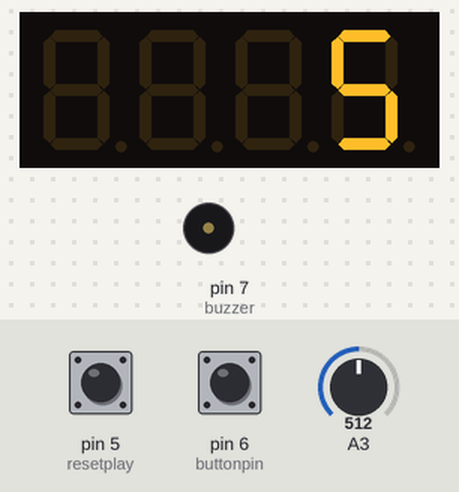
Bench run of a sketch on a simulated Arduino Uno, built with avr-gcc and run on an emulated ATmega328P. On the bench: 4-digit seven-segment display, buzzer (waves = sounding, pin HIGH). The inputs (shaded band) are chosen by the test bench; at power-on: pin 6 (buttonpin) HIGH, pin 5 (resetplay) HIGH, A3 = 512.

Above: at 2.2 s.
2.3 s: pin 6 (buttonpin) pulled LOW for 3.2 s
At 5.0 s:
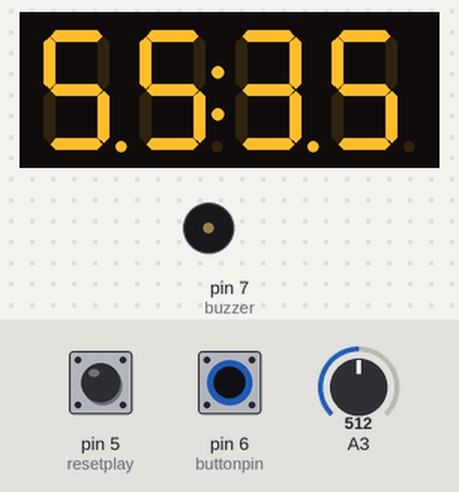
7.0 s: pin 5 (resetplay) pulled LOW for 1 s
At 9.1 s:
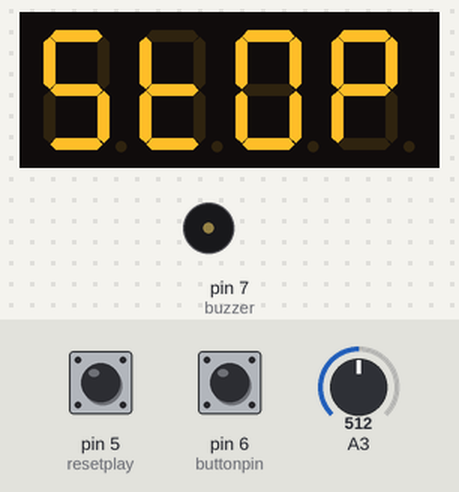
9.5 s: pin 6 (buttonpin) pulled LOW for 0.15 s
At 10.3 s:
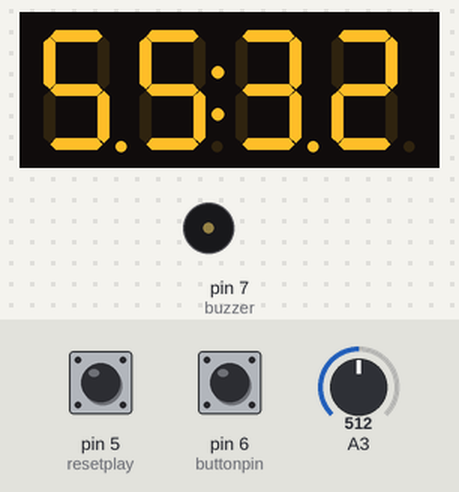
Timing chart, 0 to 12.5 s (numbered marks = the images above; inputs shaded):
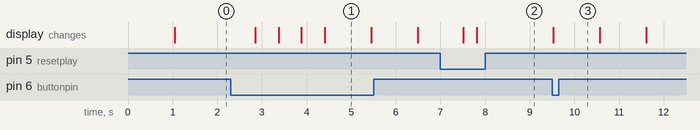

Measured:
- after the input at 2.3 s, the display: first changes after 0.56 s (image 1 shows a later state)
- after the input at 9.5 s, the display: changes at once (image 3)
- what the display in image 1 shows lasts 1.1 s, from 4.4 s to 5.5 s

The sketch:

FinalProj7seg.ino
```cpp
#include <TM1637Display.h>
#define CLK 2
#define DIO 3
#define NOTE_B0  31
#define NOTE_C1  33
#define NOTE_CS1 35
#define NOTE_D1  37
#define NOTE_DS1 39
#define NOTE_E1  41
#define NOTE_F1  44
#define NOTE_FS1 46
#define NOTE_G1  49
#define NOTE_GS1 52
#define NOTE_A1  55
#define NOTE_AS1 58
#define NOTE_B1  62
#define NOTE_C2  65
#define NOTE_CS2 69
#define NOTE_D2  73
#define NOTE_DS2 78
#define NOTE_E2  82
#define NOTE_F2  87
#define NOTE_FS2 93
#define NOTE_G2  98
#define NOTE_GS2 104
#define NOTE_A2  110
#define NOTE_AS2 117
#define NOTE_B2  123
#define NOTE_C3  131
#define NOTE_CS3 139
#define NOTE_D3  147
#define NOTE_DS3 156
#define NOTE_E3  165
#define NOTE_F3  175
#define NOTE_FS3 185
#define NOTE_G3  196
#define NOTE_GS3 208
#define NOTE_A3  220
#define NOTE_AS3 233
#define NOTE_B3  247
#define NOTE_C4  262
#define NOTE_CS4 277
#define NOTE_D4  294
#define NOTE_DS4 311
#define NOTE_E4  330
#define NOTE_F4  349
#define NOTE_FS4 370
#define NOTE_G4  392
#define NOTE_GS4 415
#define NOTE_A4  440
#define NOTE_AS4 466
#define NOTE_B4  494
#define NOTE_C5  523
#define NOTE_CS5 554
#define NOTE_D5  587
#define NOTE_DS5 622
#define NOTE_E5  659
#define NOTE_F5  698
#define NOTE_FS5 740
#define NOTE_G5  784
#define NOTE_GS5 831
#define NOTE_A5  880
#define NOTE_AS5 932
#define NOTE_B5  988
#define NOTE_C6  1047
#define NOTE_CS6 1109
#define NOTE_D6  1175
#define NOTE_DS6 1245
#define NOTE_E6  1319
#define NOTE_F6  1397
#define NOTE_FS6 1480
#define NOTE_G6  1568
#define NOTE_GS6 1661
#define NOTE_A6  1760
#define NOTE_AS6 1865
#define NOTE_B6  1976
#define NOTE_C7  2093
#define NOTE_CS7 2217
#define NOTE_D7  2349
#define NOTE_DS7 2489
#define NOTE_E7  2637
#define NOTE_F7  2794
#define NOTE_FS7 2960
#define NOTE_G7  3136
#define NOTE_GS7 3322
#define NOTE_A7  3520
#define NOTE_AS7 3729
#define NOTE_B7  3951
#define NOTE_C8  4186
#define NOTE_CS8 4435
#define NOTE_D8  4699
#define NOTE_DS8 4978"
int melody[] = {
  NOTE_A4, 0, NOTE_A4, NOTE_A4,
  NOTE_C5, 0, NOTE_AS4, NOTE_A4,
  NOTE_G4,0, NOTE_G4, NOTE_AS5,
  NOTE_A5, NOTE_AS5, NOTE_A5, NOTE_AS5,
  NOTE_G4,0, NOTE_G4, NOTE_AS5,
  NOTE_A5, NOTE_AS5, NOTE_A5, NOTE_AS5,
  NOTE_AS4, NOTE_AS4, NOTE_AS4, NOTE_AS4,
  NOTE_AS4, NOTE_AS4, NOTE_AS4, NOTE_AS4,
  NOTE_AS4, NOTE_AS4, NOTE_AS4, NOTE_AS4,
  NOTE_AS4, NOTE_AS4, NOTE_AS4, NOTE_AS4,
  NOTE_AS4, NOTE_AS4, NOTE_AS4, NOTE_AS4,
  NOTE_D5, NOTE_D5, NOTE_D5, NOTE_D5,
  NOTE_C5, NOTE_C5, NOTE_C5, NOTE_C5,
  NOTE_F5, NOTE_F5, NOTE_F5, NOTE_F5,
  NOTE_G5, NOTE_G5, NOTE_G5, NOTE_G5,
  NOTE_G5, NOTE_G5, NOTE_G5, NOTE_G5,
  NOTE_G5, NOTE_G5, NOTE_G5, NOTE_G5,
  NOTE_C5, NOTE_AS4, NOTE_A4, NOTE_F4,
  NOTE_G4, 0, NOTE_G4, NOTE_D5,
  NOTE_C5, 0, NOTE_AS4, 0,
  NOTE_A4, 0, NOTE_A4, NOTE_A4,
  NOTE_C5, 0, NOTE_AS4, NOTE_A4,
  NOTE_G4,0, NOTE_G4, NOTE_AS5,
  NOTE_A5, NOTE_AS5, NOTE_A5, NOTE_AS5,
  NOTE_G4,0, NOTE_G4, NOTE_AS5,
  NOTE_A5, NOTE_AS5, NOTE_A5, NOTE_AS5,
  NOTE_G4, 0, NOTE_G4, NOTE_D5,
  NOTE_C5, 0, NOTE_AS4, 0,
  NOTE_A4, 0, NOTE_A4, NOTE_A4,
  NOTE_C5, 0, NOTE_AS4, NOTE_A4,
  NOTE_G4,0, NOTE_G4, NOTE_AS5,
  NOTE_A5, NOTE_AS5, NOTE_A5, NOTE_AS5,
  NOTE_G4,0, NOTE_G4, NOTE_AS5,
  NOTE_A5, NOTE_AS5, NOTE_A5, NOTE_AS5
 };
// note durations: 4 = quarter note, 8 = eighth note, etc.:
int noteDurations[] = {
  4,4,4,4,
  4,4,4,4,
  4,4,4,4,
  4,4,4,4,
  4,4,4,4,
  4,4,4,4,
  4,4,4,4,
  4,4,4,4,
  4,4,4,4,
  4,4,4,4,
  4,4,4,4,
  4,4,4,4,
  4,4,4,4,
  4,4,4,4,
  4,4,4,4,
  4,4,4,4,
  4,4,4,4,
  4,4,4,4,
  4,4,4,4,
  4,4,4,4,
  4,4,4,4,
  4,4,4,4,
  4,4,4,4,
  4,4,4,4,
  4,4,4,4,
  4,4,4,4,
  4,4,4,4,
  4,4,4,4,
  4,4,4,4,
  4,4,4,4,
  4,4,4,4,
  4,4,4,4,
  4,4,4,4,
  };
const int buttonpin = 6;
const int resetplay = 5;
  const int buzzer= 7;
int preset = 0;
int saves[5];
int i =4;
int digit;
int mins,secs,minsdisplay, secsdisplay;
int totaltiming;
TM1637Display display = TM1637Display(CLK, DIO);
const uint8_t data[] = {0xff, 0xff, 0xff, 0xff};
const uint8_t blank[] = {0x00, 0x00, 0x00, 0x00};

const uint8_t paws[] = {
SEG_A | SEG_C | SEG_D | SEG_F | SEG_G, //S
SEG_D | SEG_E | SEG_F | SEG_G, //t
SEG_A | SEG_B | SEG_C | SEG_D | SEG_E | SEG_F, //O
SEG_A | SEG_B | SEG_E | SEG_F | SEG_G //p
};
const uint8_t done[] = {
  SEG_B | SEG_C | SEG_D | SEG_E | SEG_G,           // d
  SEG_A | SEG_B | SEG_C | SEG_D | SEG_E | SEG_F,   // O
  SEG_C | SEG_E | SEG_G,                           // n
  SEG_A | SEG_D | SEG_E | SEG_F | SEG_G            // E
};
void setup() {
  display.clear();
  delay(1000);
   pinMode(buttonpin, INPUT_PULLUP);
    pinMode(resetplay, INPUT_PULLUP);
      pinMode(buzzer, OUTPUT);
}

void loop()
{
display.setBrightness(4);

int number=analogRead(A3);
int buttonstate= digitalRead(buttonpin);
 if (i != 3 ){
  if(number <=100) digit =0;
  else if (number <=200) digit=1;
  else if (number <=300) digit=2;
  else if (number <=400) digit=3;
  else if (number <=500) digit=4;
  else if (number <=600) digit=5;
  else if (number <=700) digit=6;
  else if (number <=800) digit=7;
  else if (number <=900) digit=8;
  else if (number >900) digit = 9;
 }
 else
 {
  if(number <=150) digit =0;
  else if (number <=300) digit=1;
  else if (number <=450) digit=2;
  else if (number <=600) digit=3;
  else if (number <=750) digit=4;
  else if (number <=900) digit=5;
 }
 display.showNumberDec(digit, false,i);
 delay(1);

   if(buttonstate==0)
  {
    saves[i]=digit;
    i--;
    delay(500);
   if(i==0)
    {
      secs = saves[4] + (saves[3]*10);
      mins = (saves[2] + (saves[1]*10))*60;
      totaltiming = mins + secs;
      while(totaltiming !=0)
      {
        minsdisplay=totaltiming/60;
        secsdisplay=totaltiming%60;

        display.showNumberDecEx((minsdisplay*100+secsdisplay),0b11100000,true);
         delay(1000);
        totaltiming--;
                display.clear();
                        int pause = digitalRead(resetplay);
        while(pause == 0)
        {
          buttonstate=digitalRead(buttonpin);
        while (buttonstate != 0)
          {
            delay(1);
          display.clear();
         display.setSegments(paws);
          buttonstate = digitalRead(buttonpin);
          }
         pause = digitalRead(resetplay);

        }

      }
  if(totaltiming==0)
  display.clear();
  display.setSegments(done);
  for (int thisNote = 0; thisNote < 112; thisNote++) {
    int noteDuration = 750 / noteDurations[thisNote];
    tone(7, melody[thisNote], noteDuration);
    int pauseBetweenNotes = noteDuration * 1.30;
    delay(pauseBetweenNotes);
    noTone(7);
  }
  delay(1000);
  i=4;
    }
}
}
```
